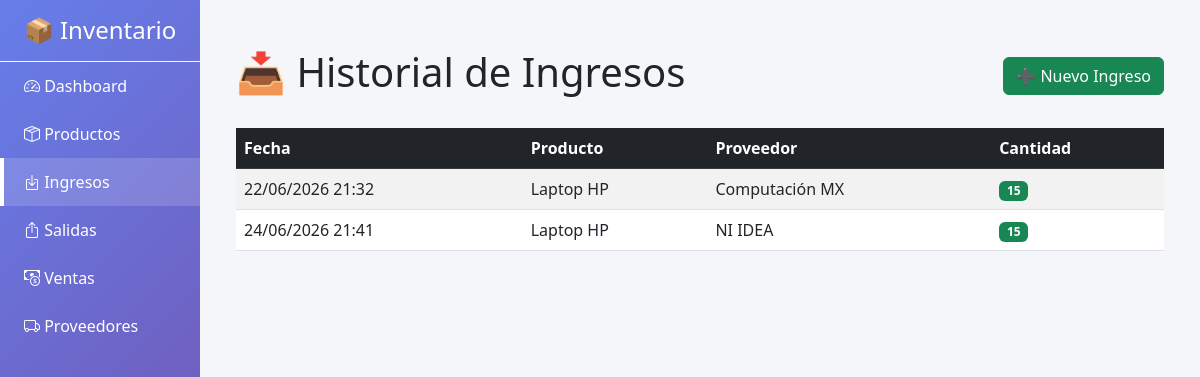
/index.php?controller=ingreso&action=index, run on an earlier commit of the app's database.
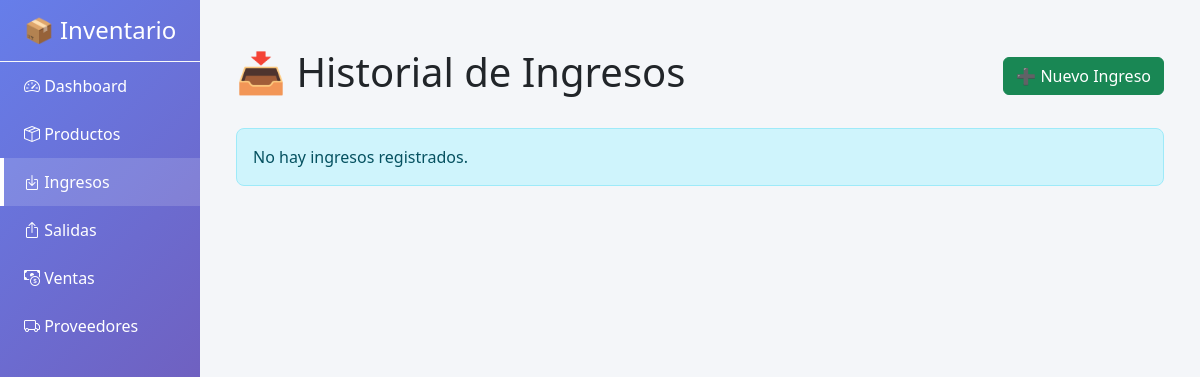
And on a later commit of the database.
### tables this page shows
CREATE TABLE `ingresos` (
  `ID_Ingreso` int(11) NOT NULL,
  `ID_Producto` int(11) NOT NULL,
  `ID_Proveedor` int(11) NOT NULL,
  `Cantidad` int(11) NOT NULL,
  `Fecha_Ingreso` datetime DEFAULT current_timestamp()
);

CREATE TABLE `productos` (
  `ID_Producto` int(11) NOT NULL,
  `Nombre` varchar(50) NOT NULL,
  `Stock` int(11) NOT NULL DEFAULT 0,
  `Precio` decimal(10,2) NOT NULL DEFAULT 0.00
);

CREATE TABLE `proveedores` (
  `ID_Proveedor` int(11) NOT NULL,
  `Razon_Social` varchar(50) NOT NULL,
  `Correo` varchar(50) DEFAULT NULL,
  `Numero` varchar(20) DEFAULT NULL
);

### src/core/Controller.php (called while the page is built, shortened)
<?php
abstract class Controller
{
    protected function render(string $view, array $data = []): void
    {
        extract($data);
        $viewPath = __DIR__ . "/../views/{$view}.php";
        require __DIR__ . '/../views/layouts/header.php';
        require $viewPath;
        require __DIR__ . '/../views/layouts/footer.php';
    }
}

### src/controllers/IngresoController.php (called while the page is built, shortened)
<?php
class IngresoController extends Controller
{
    private Ingreso $ingreso;
    public function __construct()
    {
        $this->ingreso = new Ingreso();
    }
    public function index(): void
    {
        $ingresos = $this->ingreso->getAll();
        $this->render('ingresos', ['ingresos' => $ingresos]);
    }
}

### src/core/App.php (called while the page is built, shortened)
<?php
class App
{
    private string $action;
    public function __construct()
    {
        $this->action     = $_GET['action']     ?? 'index';
    }
    public function run(): void
    {
        try {
            $action = $this->action;
            $controller = new $controllerClass();
            $controller->$action();
        } catch (Exception $e) {
            http_response_code(500);
            die("<div style='padding: 20px; background: #fee; border: 1px solid #c00; color: #600; margin: 20px; border-radius: 4px;'>" .
                "<strong>❌ Error:</strong> " . htmlspecialchars($e->getMessage()) .
                "</div>");
        }
    }
}

### src/index.php (called while the page is built, shortened)
<?php
spl_autoload_register(function (string $class): void {
    $prefixes = [
        'Core\\'       => __DIR__ . '/core/',
        'Controllers\\' => __DIR__ . '/controllers/',
        'Models\\'     => __DIR__ . '/models/',
        'Config\\'     => __DIR__ . '/config/',
    ];
    foreach ($prefixes as $prefix => $baseDir) {
        if (strpos($class, $prefix) !== 0) {
            continue;
        }
        $relativeClass = substr($class, strlen($prefix));
        $file = $baseDir . str_replace('\\', '/', $relativeClass) . '.php';
        return;
    }
});
$app = new App();
$app->run();

### src/config/Database.php (called while the page is built, shortened)
<?php
class Database {
    private static ?self $instance = null;
    private PDO $pdo;
    private function __construct() {
        $host = 'db';
        $db = 'bd_inventario';
        $user = 'root';
        $pass = 'rootpassword';
        try {
            $this->pdo = new PDO(
                "mysql:host=$host;dbname=$db;charset=utf8mb4",
                $user,
                $pass,
                [
                    PDO::ATTR_ERRMODE => PDO::ERRMODE_EXCEPTION,
                    PDO::ATTR_DEFAULT_FETCH_MODE => PDO::FETCH_ASSOC,
                    PDO::ATTR_EMULATE_PREPARES => false,
                ]
            );
        } catch (PDOException $e) {
            die("Error de conexión: " . $e->getMessage());
        }
    }
    public static function getInstance(): self {
        if (self::$instance === null) {
            self::$instance = new self();
        }
        return self::$instance;
    }
    public function getConnection(): PDO {
        return $this->pdo;
    }
}

### src/core/Model.php (called while the page is built, shortened)
<?php
abstract class Model {
    public function __construct() {
        $this->db = Database::getInstance()->getConnection();
    }
}

### src/models/Ingreso.php (called while the page is built, shortened)
<?php
class Ingreso extends Model {
    public function getAll(): array {
        $stmt = $this->db->query("
            SELECT i.*, p.Nombre as ProductoNombre, pr.Razon_Social as ProveedorNombre
            FROM Ingresos i
            INNER JOIN Productos p ON i.ID_Producto = p.ID_Producto
            INNER JOIN Proveedores pr ON i.ID_Proveedor = pr.ID_Proveedor
            ORDER BY i.Fecha_Ingreso ASC
        ");
        return $stmt->fetchAll();
    }
}

### src/views/ingresos.php (the view)
<div class="container mt-4">
    <div class="d-flex justify-content-between align-items-center mb-4">
        <h1>📥 Historial de Ingresos</h1>
        <a href="index.php?controller=ingreso&action=registrar" class="btn btn-success">
            ➕ Nuevo Ingreso
        </a>
    </div>
    <?php if (empty($ingresos)): ?>
        <div class="alert alert-info">No hay ingresos registrados.</div>
    <?php else: ?>
        <table class="table table-striped">
            <thead class="table-dark">
                <tr>
                    <th>Fecha</th>
                    <th>Producto</th>
                    <th>Proveedor</th>
                    <th>Cantidad</th>
                </tr>
            </thead>
            <tbody>
                <?php foreach ($ingresos as $ingreso): ?>
                    <tr>
                        <td><?= date('d/m/Y H:i', strtotime($ingreso['Fecha_Ingreso'])) ?></td>
                        <td><?= htmlspecialchars($ingreso['ProductoNombre']) ?></td>
                        <td><?= htmlspecialchars($ingreso['ProveedorNombre']) ?></td>
                        <td><span class="badge bg-success"><?= $ingreso['Cantidad'] ?></span></td>
                    </tr>
                <?php endforeach; ?>
            </tbody>
        </table>
    <?php endif; ?>
</div>

What changed in the data, as far as the page shows it:
removed ingresos: Fecha_Ingreso "22/06/2026 21:32", ID_Producto.Nombre "Laptop HP", ID_Proveedor.Razon_Social "Computación MX", Cantidad "15"
removed ingresos: Fecha_Ingreso "24/06/2026 21:41", ID_Producto.Nombre "Laptop HP", ID_Proveedor.Razon_Social "NI IDEA", Cantidad "15"
Also different on the page:
text no longer shown: "Fecha Producto Proveedor Cantidad"
text now shown: "No hay ingresos registrados."
